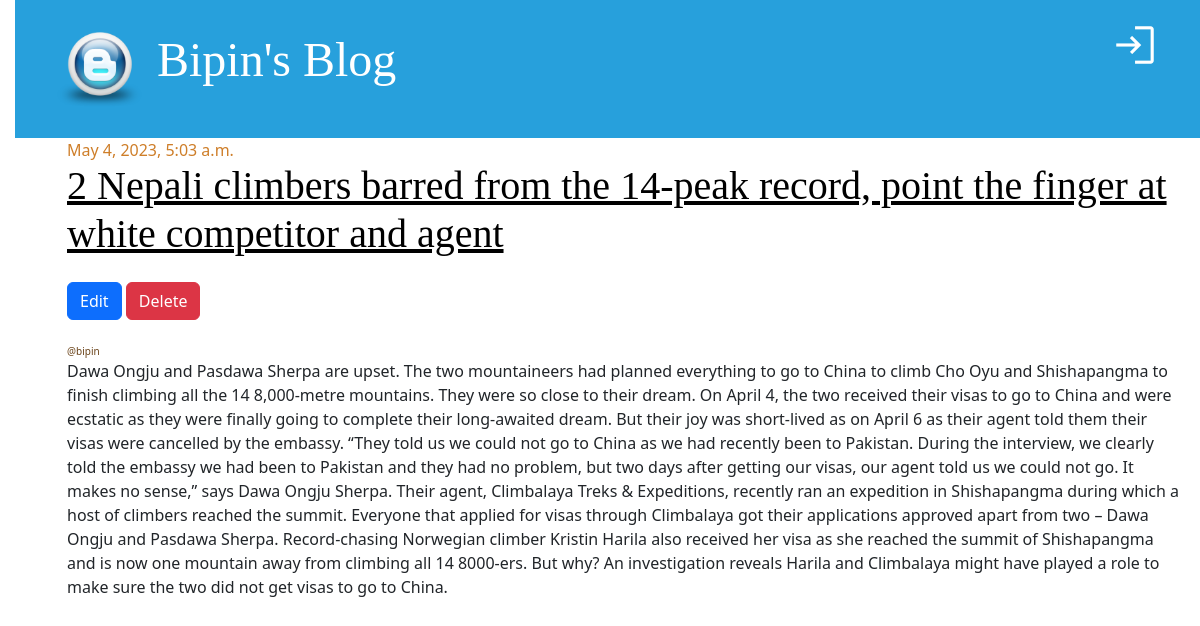
Screenshot of /post-detail/2/ with the database file from the repository.
### blog_app/models.py (models this page shows, shortened)
class Post(models.Model):
    title = models.CharField(max_length=256)
    content = models.TextField()
    author = models.ForeignKey("auth.User", on_delete=models.CASCADE)
    created_at = models.DateTimeField(auto_now_add=True)
    updates_at = models.DateTimeField(auto_now=True)
    published_at = models.DateTimeField(null=True, blank=True)

### blog_app/views.py (the view)
# urls.py: path("post-detail/<int:pk>/", views.PostDetailView.as_view(), name="post-detail" ),
class PostDetailView(DetailView):
    model=Post
    template_name = "post_detail.html"
    context_object_name = "post"
    def get_queryset(self):
        queryset = Post.objects.filter(pk=self.kwargs["pk"], published_at__isnull=False)
        return queryset

### templates/post_detail.html
{% extends "base.html" %}
{% block content %}
    <div class="row">
        <div class="col">
            <div class="post">
                <div class="date">{{ post.published_at }}</div>
                <h1>
                    <a href="#">{{ post.title }}</a>
                </h1>
                <div class="my-4">
                <a href="{% url 'post-update' post.pk %}" class="btn btn-primary">Edit</a>
                <a href="{% url 'post-delete' post.pk %}" class="btn btn-danger">Delete</a>
                </div>
                <div class="date author">@{{ post.author.username }}</div>
                <p>{{ post.content }}</p>
            </div>
        </div>
    </div>
{% endblock content %}

### static/css/blog.css (style rules this page uses)
body { padding-left: 15px; }
h1 a { color: #27a0dc; font-family: "Lobster"; }
h1, h2, h3, h4 { font-family: "Lobster", cursive; }
.date { color: #ce7e29; }
.post { margin-bottom: 30px; }
.post h1 a, .post h1 a:visited { color: #000000; }
.author { font-size: 10px; color: #6b441a; }

### rows the page displays
Post: published_at "May 4, 2023, 5:03 a.m.", title "2 Nepali climbers barred from the 14-peak record, point the finger at white competitor and agent", author.username "bipin", content "Dawa Ongju and Pasdawa Sherpa are upset. The two mountaineers had planned everything to go to China to climb Cho Oyu and Shishapangma to finish climbing all the 14 8,000-metre mountains. They were so close to their dream. On April 4, the two received their visas to go to China and were ecstatic as they were finally going to complete their long-awaited dream. But their joy was short-lived as on April 6 as their agent told them their visas were cancelled by the embassy. “They told us we could not go to China as we had recently been to Pakistan. During the interview, we clearly told the embassy we had been to Pakistan and they had no problem, but two days after getting our visas, our agent…"
